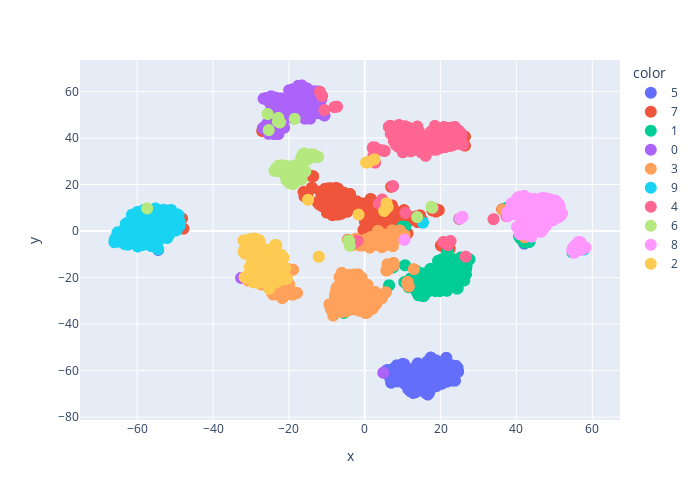

The cell this chart's notebook holds for it:
### Markdown cell above
### TSNE
As we know, PCA is linear, while TSNE is non-linear, which may be the reason why TNSE is finding much more interesting structure.
Let's try a new dataset, specifically one that may be more challenging for the k-means algorithm to perform well on.

### Code cell
from sklearn.manifold import TSNE

tsne = TSNE()
X_new = tsne.fit_transform(X)

x = []
y = []
for row in X_new:
    x.append(row[0])
    y.append(row[1])

fig = px.scatter(x=x, y=y, color=cluster_assignments,
                width=700, height=500)

fig.update_traces(marker=dict(size=12),
#                               line=dict(width=2,
#                                         color='DarkSlateGrey')),
                  selector=dict(mode='markers'))

fig.show()

### Figure 1 — Plotly figure (JSON) as saved in the notebook; plotly's stock layout.template omitted (floating-point values rounded to 4 significant figures; data arrays with more than 128 entries replaced by an {"elided": "..."} marker saying what was removed)
{"data": [{"hovertemplate": "color=5<br>x=%{x}<br>y=%{y}<extra></extra>", "legendgroup": "5", "marker": {"color": "#636efa", "size": 12, "symbol": "circle"}, "mode": "markers", "name": "5", "showlegend": true, "type": "scattergl", "x": {"elided": "179 float values"}, "xaxis": "x", "y": {"elided": "179 float values"}, "yaxis": "y"}, {"hovertemplate": "color=7<br>x=%{x}<br>y=%{y}<extra></extra>", "legendgroup": "7", "marker": {"color": "#EF553B", "size": 12, "symbol": "circle"}, "mode": "markers", "name": "7", "showlegend": true, "type": "scattergl", "x": {"elided": "224 float values"}, "xaxis": "x", "y": {"elided": "224 float values"}, "yaxis": "y"}, {"hovertemplate": "color=1<br>x=%{x}<br>y=%{y}<extra></extra>", "legendgroup": "1", "marker": {"color": "#00cc96", "size": 12, "symbol": "circle"}, "mode": "markers", "name": "1", "showlegend": true, "type": "scattergl", "x": {"elided": "176 float values"}, "xaxis": "x", "y": {"elided": "176 float values"}, "yaxis": "y"}, {"hovertemplate": "color=0<br>x=%{x}<br>y=%{y}<extra></extra>", "legendgroup": "0", "marker": {"color": "#ab63fa", "size": 12, "symbol": "circle"}, "mode": "markers", "name": "0", "showlegend": true, "type": "scattergl", "x": {"elided": "166 float values"}, "xaxis": "x", "y": {"elided": "166 float values"}, "yaxis": "y"}, {"hovertemplate": "color=3<br>x=%{x}<br>y=%{y}<extra></extra>", "legendgroup": "3", "marker": {"color": "#FFA15A", "size": 12, "symbol": "circle"}, "mode": "markers", "name": "3", "showlegend": true, "type": "scattergl", "x": {"elided": "250 float values"}, "xaxis": "x", "y": {"elided": "250 float values"}, "yaxis": "y"}, {"hovertemplate": "color=9<br>x=%{x}<br>y=%{y}<extra></extra>", "legendgroup": "9", "marker": {"color": "#19d3f3", "size": 12, "symbol": "circle"}, "mode": "markers", "name": "9", "showlegend": true, "type": "scattergl", "x": {"elided": "182 float values"}, "xaxis": "x", "y": {"elided": "182 float values"}, "yaxis": "y"}, {"hovertemplate": "color=4<br>x=%{x}<br>y=%{y}<extra></extra>", "legendgroup": "4", "marker": {"color": "#FF6692", "size": 12, "symbol": "circle"}, "mode": "markers", "name": "4", "showlegend": true, "type": "scattergl", "x": {"elided": "206 float values"}, "xaxis": "x", "y": {"elided": "206 float values"}, "yaxis": "y"}, {"hovertemplate": "color=6<br>x=%{x}<br>y=%{y}<extra></extra>", "legendgroup": "6", "marker": {"color": "#B6E880", "size": 12, "symbol": "circle"}, "mode": "markers", "name": "6", "showlegend": true, "type": "scattergl", "x": [-17.63, -19.33, -22.78, -17.26, -18.26, -18.49, -18.68, 17.76, 17.56, -18.9, -16.62, -17.07, -17.28, -20.36, -17.83, -18.36, -19.47, -18.97, -19.8, -16.63, -19.15, -15.65, -18.27, -18.62, -17.21, -18.53, -25.3, -15.91, -13.82, -14.69, -22.07, -20.61, -20.36, -20.26, -20.38, -19.8, -19.94, -19.78, -22.82, -18.23, -20.59, -20.69, -20.55, -22.89, 13.82, -14.49, -15.96, -22.37, -15.26, -16.35, -15.88, -15.78, -15.74, -16.72, -16.33, -16.0, -15.23, -14.86, -14.62, -18.92, -4.34, -4.104, -18.46, -18.21, -18.58, -23.78, -18.64, -21.12, -18.57, -23.08, -22.7, -21.09, -21.0, -21.39, -3.953, -22.88, -22.84, -22.74, -23.39, -21.04, -21.99, -21.79, -23.3, -57.36, -15.62, -12.41, -12.3, -12.7, -13.51, -25.59], "xaxis": "x", "y": [24.82, 24.07, 48.62, 23.65, 22.2, 22.98, 21.22, 10.04, 10.42, 22.92, 22.2, 23.67, 25.98, 27.84, 26.48, 27.61, 26.04, 27.43, 25.05, 25.24, 26.11, 25.64, 27.62, 24.81, 25.17, 25.31, 43.37, 25.53, 32.93, 32.82, 26.23, 21.82, 23.45, 24.34, 21.54, 24.01, 21.14, 20.53, 47.86, 23.57, 22.68, 22.05, 23.97, 47.08, 5.993, 32.25, 32.84, 46.67, 32.28, 32.85, 29.95, 32.53, 32.06, 31.54, 31.48, 33.34, 32.83, 31.98, 31.11, 20.22, -4.054, -4.25, 48.2, 21.24, 21.85, 25.92, 28.18, 24.41, 21.52, 25.8, 26.85, 25.42, 27.71, 28.13, -6.355, 27.42, 27.46, 28.08, 26.03, 25.48, 27.56, 28.25, 27.12, 9.734, 31.55, 31.8, 31.9, 31.79, 32.92, 50.29], "yaxis": "y"}, {"hovertemplate": "color=8<br>x=%{x}<br>y=%{y}<extra></extra>", "legendgroup": "8", "marker": {"color": "#FF97FF", "size": 12, "symbol": "circle"}, "mode": "markers", "name": "8", "showlegend": true, "type": "scattergl", "x": {"elided": "175 float values"}, "xaxis": "x", "y": {"elided": "175 float values"}, "yaxis": "y"}, {"hovertemplate": "color=2<br>x=%{x}<br>y=%{y}<extra></extra>", "legendgroup": "2", "marker": {"color": "#FECB52", "size": 12, "symbol": "circle"}, "mode": "markers", "name": "2", "showlegend": true, "type": "scattergl", "x": {"elided": "149 float values"}, "xaxis": "x", "y": {"elided": "149 float values"}, "yaxis": "y"}], "layout": {"height": 500, "legend": {"title": {"text": "color"}, "tracegroupgap": 0}, "margin": {"t": 60}, "width": 700, "xaxis": {"anchor": "y", "domain": [0, 1], "title": {"text": "x"}}, "yaxis": {"anchor": "x", "domain": [0, 1], "title": {"text": "y"}}}}
